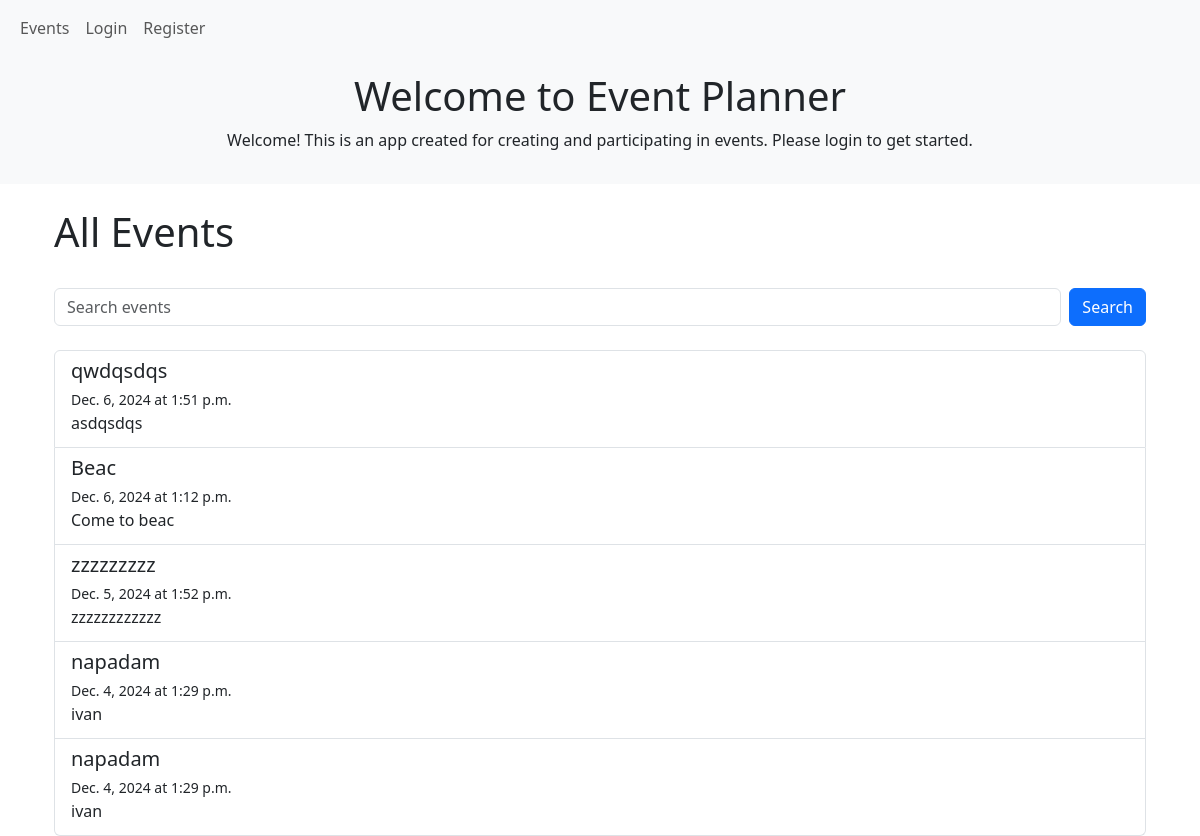
Before: / with the older database file.
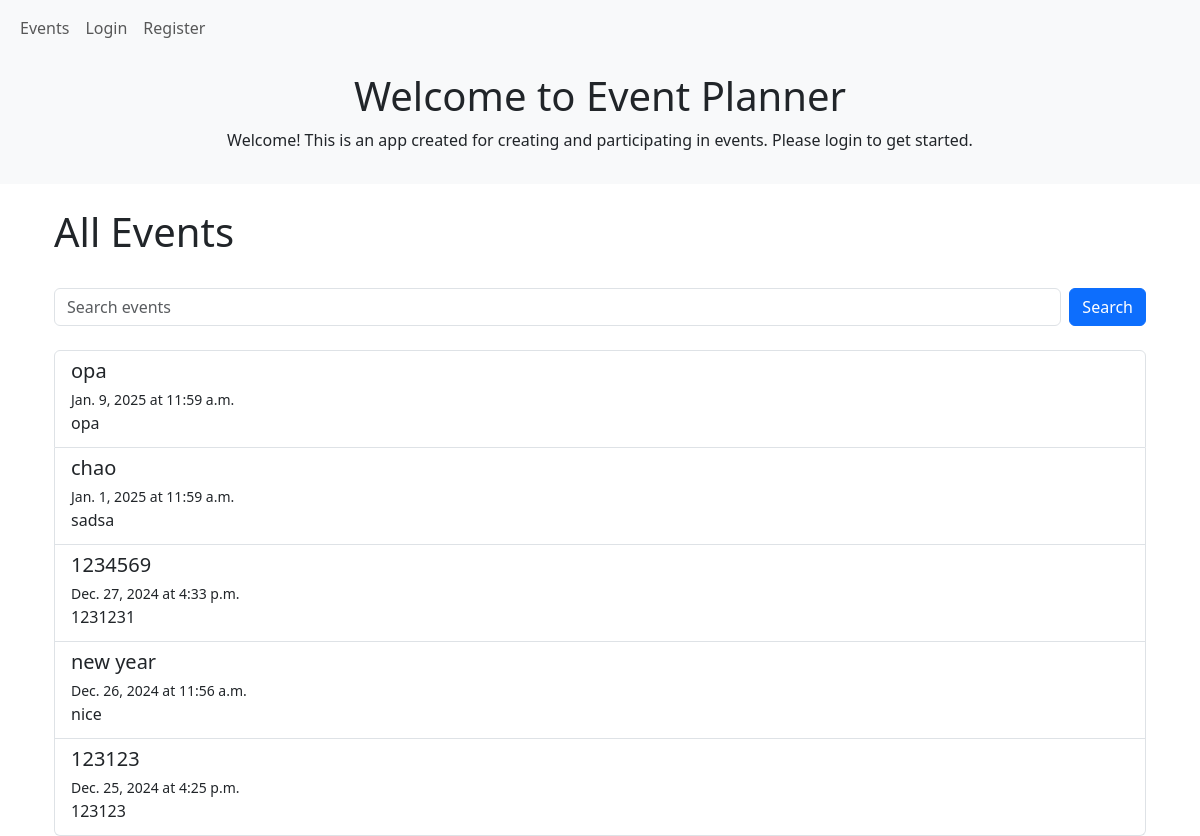
After: the same page with the newer database file.
### event_planner/events/models.py (models this page shows, shortened)
class Event(models.Model):
    title = models.CharField(max_length=200)
    description = models.TextField()
    date = models.DateField()
    time = models.TimeField()
    location = models.CharField(max_length=255)
    organizer = models.ForeignKey(settings.AUTH_USER_MODEL, on_delete=models.CASCADE)
    category = models.ForeignKey('Category', on_delete=models.SET_NULL, null=True, blank=True)

### event_planner/events/views.py (the view, shortened to what this page needs)
# urls.py: path('', EventListView.as_view(), name='event_list'),  # View all events
class EventListView(ListView):
    model = Event
    template_name = 'events/event_list.html'
    context_object_name = 'events'
    paginate_by = 5  # Limit to 10 events per page
    ordering = ['-date', '-time']
    def get_queryset(self):
        queryset = super().get_queryset()
        query = self.request.GET.get('q')  # Get the search query from the URL
        return queryset
    def get_context_data(self, **kwargs):
        context = super().get_context_data(**kwargs)
        context['search_query'] = self.request.GET.get('q', '')  # Pass the query to the template
        return context

### event_planner/event_planner/events/templates/events/event_list.html (shortened to what this page needs)
{% extends 'base.html' %}
{% block content %}
<div class="container mt-4">
    <div class="d-flex justify-content-between align-items-center mb-4">
        <h1>All Events</h1>
    </div>
    <form method="get" action="{% url 'event_list' %}" class="d-flex mb-4">
        <input type="text" name="q" class="form-control me-2" placeholder="Search events" value="{{ search_query }}">
        <button type="submit" class="btn btn-primary">Search</button>
    </form>
    <div class="list-group">
        {% for event in events %}
        <a href="{% url 'event_detail' event.pk %}" class="list-group-item list-group-item-action">
            <h5 class="mb-1">{{ event.title }}</h5>
            <small>{{ event.date }} at {{ event.time }}</small>
            <p class="mb-1">{{ event.description|truncatechars:100 }}</p>
        </a>
        {% empty %}
        <p>No events found.</p>
        {% endfor %}
    </div>
</div>
{% endblock %}

### templates/base.html (shortened to what this page needs)
<!DOCTYPE html>
<html lang="en">
<head>
    <link rel="stylesheet" href="https://cdn.jsdelivr.net/npm/bootstrap@5.3.0/dist/css/bootstrap.min.css">
</head>
<body>
<nav class="navbar navbar-expand-lg navbar-light bg-light">
    <div class="container-fluid">
        <div class="collapse navbar-collapse" id="navbarNav">
            <ul class="navbar-nav me-auto mb-2 mb-lg-0">
                <li class="nav-item">
                    <a class="nav-link" href="{% url 'event_list' %}">Events</a>
                </li>
                {% if user.is_authenticated %}
                    <li class="nav-item">
                        <a class="nav-link" href="{% url 'my_events' %}">My Events</a>
                    </li>
                    <li class="nav-item">
                        <a class="nav-link" href="{% url 'profile' %}">Profile</a>
                    </li>
                    <li class="nav-item">
                        <form method="post" action="{% url 'logout' %}" style="display: inline;">
                            {% csrf_token %}
                            <button type="submit" class="btn btn-link nav-link">Logout</button>
                        </form>
                    </li>
                {% else %}
                    <li class="nav-item">
                        <a class="nav-link" href="{% url 'login' %}">Login</a>
                    </li>
                    <li class="nav-item">
                        <a class="nav-link" href="{% url 'register' %}">Register</a>
                    </li>
                {% endif %}
            </ul>
        </div>
    </div>
</nav>
<header class="bg-light py-3 mb-4">
    <div class="container">
        <h1 class="text-center">Welcome to Event Planner</h1>
        <p class="text-center">
            {% if user.is_authenticated %}
                Hello, <strong>{{ user.username }}</strong>! This is an app created for creating and participating in
                events.
            {% else %}
                Welcome! This is an app created for creating and participating in events. Please login to get started.
            {% endif %}
        </p>
    </div>
</header>
<div class="container mt-4">
    {% block content %}
    {% endblock %}
</div>
</body>
</html>

Changed rows visible on the page:
removed Event: title "qwdqsdqs", date "Dec. 6, 2024", time "1:51 p.m.", description "asdqsdqs"
removed Event: title "Beac", date "Dec. 6, 2024", time "1:12 p.m.", description "Come to beac"
removed Event: title "zzzzzzzzz", date "Dec. 5, 2024", time "1:52 p.m.", description "zzzzzzzzzzzz"
removed Event: title "napadam", date "Dec. 4, 2024", time "1:29 p.m.", description "ivan"
removed Event: title "napadam", date "Dec. 4, 2024", time "1:29 p.m.", description "ivan"
added Event: title "opa", date "Jan. 9, 2025", time "11:59 a.m.", description "opa"
added Event: title "chao", date "Jan. 1, 2025", time "11:59 a.m.", description "sadsa"
added Event: title "1234569", date "Dec. 27, 2024", time "4:33 p.m.", description "1231231"
added Event: title "new year", date "Dec. 26, 2024", time "11:56 a.m.", description "nice"
added Event: title "123123", date "Dec. 25, 2024", time "4:25 p.m.", description "123123"
